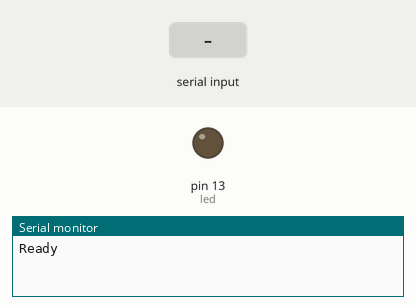
Recording of a sketch running on a simulated Arduino Uno, built with avr-gcc and run on an emulated ATmega328P. On the bench: output pins drawn as LEDs (lit = HIGH), the last lines printed to the serial monitor. The test bench sets the inputs (shaded band).

Above: at 1.2 s.
1.3 s: "1" received over Serial
At 2.3 s:
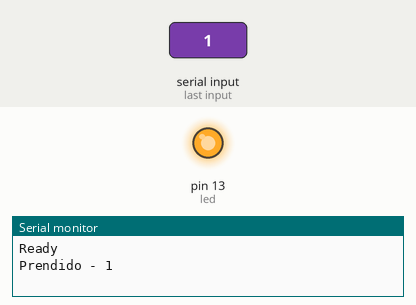
2.8 s: "0" received over Serial
At 4.0 s:
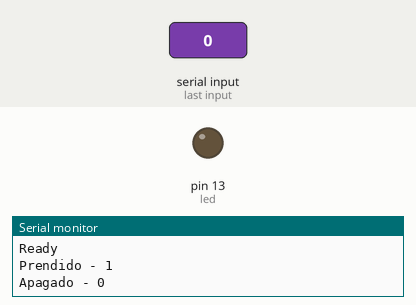
4.3 s: "2" received over Serial
At 5.3 s:
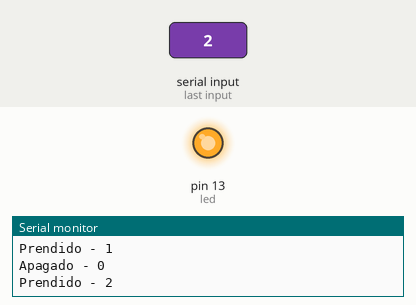
Timing chart, 0 to 7.3 s (numbered marks = the images above; inputs shaded):
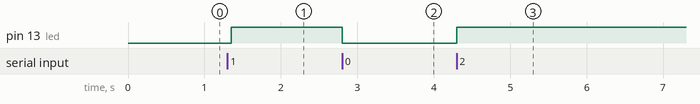

The sketch:

SerialOnOff.ino
```cpp
int led=13,numBytes;
char var;
char cadena[256];
char* string[]={"Apagado","Prendido"};
void setup() {
  // put your setup code here, to run once:
Serial.begin(9600);
Serial.println("Ready");
}

void loop() {
  delay(50);
  if(!(numBytes=Serial.available()))
    return;
  var=Serial.read();
  if (var=='0'){
    digitalWrite(led,LOW);
    Serial.print(string[0]);
    Serial.print(" - ");
    Serial.println(var);
  }
  else{
    analogWrite(led,255);
    Serial.print(string[1]);
    Serial.print(" - ");
    Serial.println(var);
  }
}
```

Measured:
- after the input at 1.3 s, pin 13 (led): LOW → HIGH after 0.05 s
- after the input at 2.8 s, pin 13 (led): HIGH → LOW at once
- after the input at 4.3 s, pin 13 (led): LOW → HIGH at once
